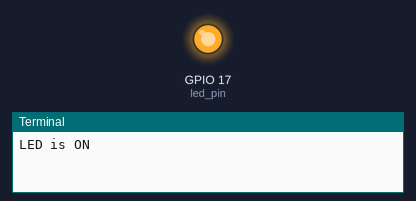
The program below on a simulated Raspberry Pi (BCM pin numbers). On the bench: output pins drawn as LEDs (lit = HIGH), the last lines printed to the terminal. At 3.0 s the program stops and its outputs stay as they are.

Above: at 0.1 s.
At 3.1 s:
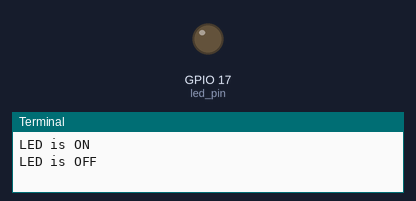
Timing chart, 0 to 4.5 s (numbered marks = the images above):
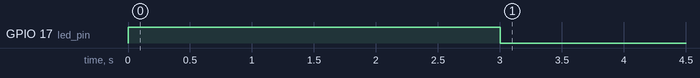

Measured:
- by itself, GPIO 17 (led_pin): LOW → HIGH at 0.00 s, → LOW 3.0 s later

The program:

cqL4.py
```python
#import necessary libraries
import time
from RPi.GPIO import *

#Set up GPIO mode
setmode(BCM)

#define the GPIO pin connected to the LED
led_pin = 17 #Example pin, change it to match to your setup

try:
    #set the LED pin as an output
    setup(led_pin, OUT)

    #Turn on the LED
    output(led_pin, HIGH)
    print("LED is ON")

    #Wait for 3 seconds
    time.sleep(3)

    #Turn off the LED
    output(led_pin, LOW)
    print("LED is OFF")

except KeyboardInterrupt:
    #if CTRL+C is pressed, clean up GPIO
    cleanup()
```
